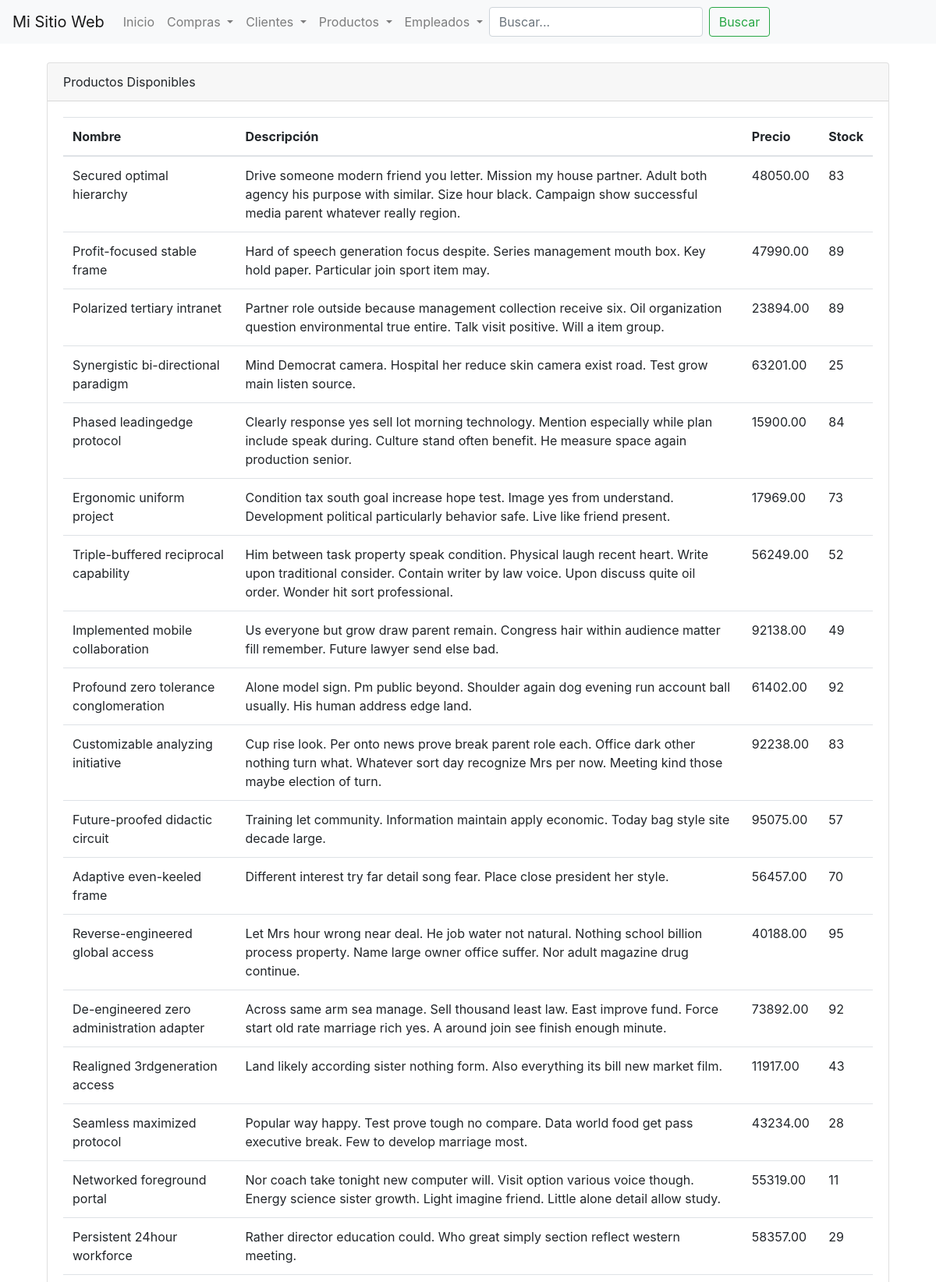
/productos/ (upper part), run on the app's committed database.
### webapp/models.py (models this page shows, shortened)
class Producto(models.Model):
    nombre = models.CharField(max_length=100)
    descripcion = models.TextField()
    precio = models.DecimalField(max_digits=10, decimal_places=2)
    stock = models.IntegerField()

### webapp/views.py (the view)
# urls.py: path('productos/', views.lista_productos, name='lista_productos'),
def lista_productos(request):
    productos = Producto.objects.all()
    return render(request, 'webapp/lista_productos.html', {'productos': productos})

### webapp/templates/webapp/lista_productos.html (shortened to what this page needs)
{% extends 'webapp/base.html' %}
{% block content %}
<div class="container">
    <div class="card">
        <div class="card-header">
            Productos Disponibles
        </div>
        <div class="card-body">
            <table class="table table-hover">
                <thead>
                    <tr>
                        <th scope="col">Nombre</th>
                        <th scope="col">Descripción</th>
                        <th scope="col">Precio</th>
                        <th scope="col">Stock</th>
                    </tr>
                </thead>
                <tbody>
                    {% for producto in productos %}
                    <tr>
                        <td>{{ producto.nombre }}</td>
                        <td>{{ producto.descripcion }}</td>
                        <td>{{ producto.precio }}</td>
                        <td>{{ producto.stock }}</td>
                    </tr>
                    {% endfor %}
                </tbody>
            </table>
        </div>
    </div>
</div>
{% endblock %}

### data on the page
Producto: nombre "Secured optimal hierarchy", descripcion "Drive someone modern friend you letter. Mission my house partner. Adult both agency his purpose with similar. Size hour black. Campaign show successful media parent whatever really region.", precio "48050.00", stock "83"
Producto: nombre "Profit-focused stable frame", descripcion "Hard of speech generation focus despite. Series management mouth box. Key hold paper. Particular join sport item may.", precio "47990.00", stock "89"
Producto: nombre "Polarized tertiary intranet", descripcion "Partner role outside because management collection receive six. Oil organization question environmental true entire. Talk visit positive. Will a item group.", precio "23894.00", stock "89"
Producto: nombre "Synergistic bi-directional paradigm", descripcion "Mind Democrat camera. Hospital her reduce skin camera exist road. Test grow main listen source.", precio "63201.00", stock "25"
Producto: nombre "Phased leadingedge protocol", descripcion "Clearly response yes sell lot morning technology. Mention especially while plan include speak during. Culture stand often benefit. He measure space again production senior.", precio "15900.00", stock "84"
Producto: nombre "Ergonomic uniform project", descripcion "Condition tax south goal increase hope test. Image yes from understand. Development political particularly behavior safe. Live like friend present.", precio "17969.00", stock "73"
Producto: nombre "Triple-buffered reciprocal capability", descripcion "Him between task property speak condition. Physical laugh recent heart. Write upon traditional consider. Contain writer by law voice. Upon discuss quite oil order. Wonder hit sort professional.", precio "56249.00", stock "52"
Producto: nombre "Implemented mobile collaboration", descripcion "Us everyone but grow draw parent remain. Congress hair within audience matter fill remember. Future lawyer send else bad.", precio "92138.00", stock "49"
Producto: nombre "Profound zero tolerance conglomeration", descripcion "Alone model sign. Pm public beyond. Shoulder again dog evening run account ball usually. His human address edge land.", precio "61402.00", stock "92"
Producto: nombre "Customizable analyzing initiative", descripcion "Cup rise look. Per onto news prove break parent role each. Office dark other nothing turn what. Whatever sort day recognize Mrs per now. Meeting kind those maybe election of turn.", precio "92238.00", stock "83"
Producto: nombre "Future-proofed didactic circuit", descripcion "Training let community. Information maintain apply economic. Today bag style site decade large.", precio "95075.00", stock "57"
Producto: nombre "Adaptive even-keeled frame", descripcion "Different interest try far detail song fear. Place close president her style.", precio "56457.00", stock "70"
Producto: nombre "Reverse-engineered global access", descripcion "Let Mrs hour wrong near deal. He job water not natural. Nothing school billion process property. Name large owner office suffer. Nor adult magazine drug continue.", precio "40188.00", stock "95"
Producto: nombre "De-engineered zero administration adapter", descripcion "Across same arm sea manage. Sell thousand least law. East improve fund. Force start old rate marriage rich yes. A around join see finish enough minute.", precio "73892.00", stock "92"
Producto: nombre "Realigned 3rdgeneration access", descripcion "Land likely according sister nothing form. Also everything its bill new market film.", precio "11917.00", stock "43"
Producto: nombre "Seamless maximized protocol", descripcion "Popular way happy. Test prove tough no compare. Data world food get pass executive break. Few to develop marriage most.", precio "43234.00", stock "28"
Producto: nombre "Networked foreground portal", descripcion "Nor coach take tonight new computer will. Visit option various voice though. Energy science sister growth. Light imagine friend. Little alone detail allow study.", precio "55319.00", stock "11"
Producto: nombre "Persistent 24hour workforce", descripcion "Rather director education could. Who great simply section reflect western meeting.", precio "58357.00", stock "29"
